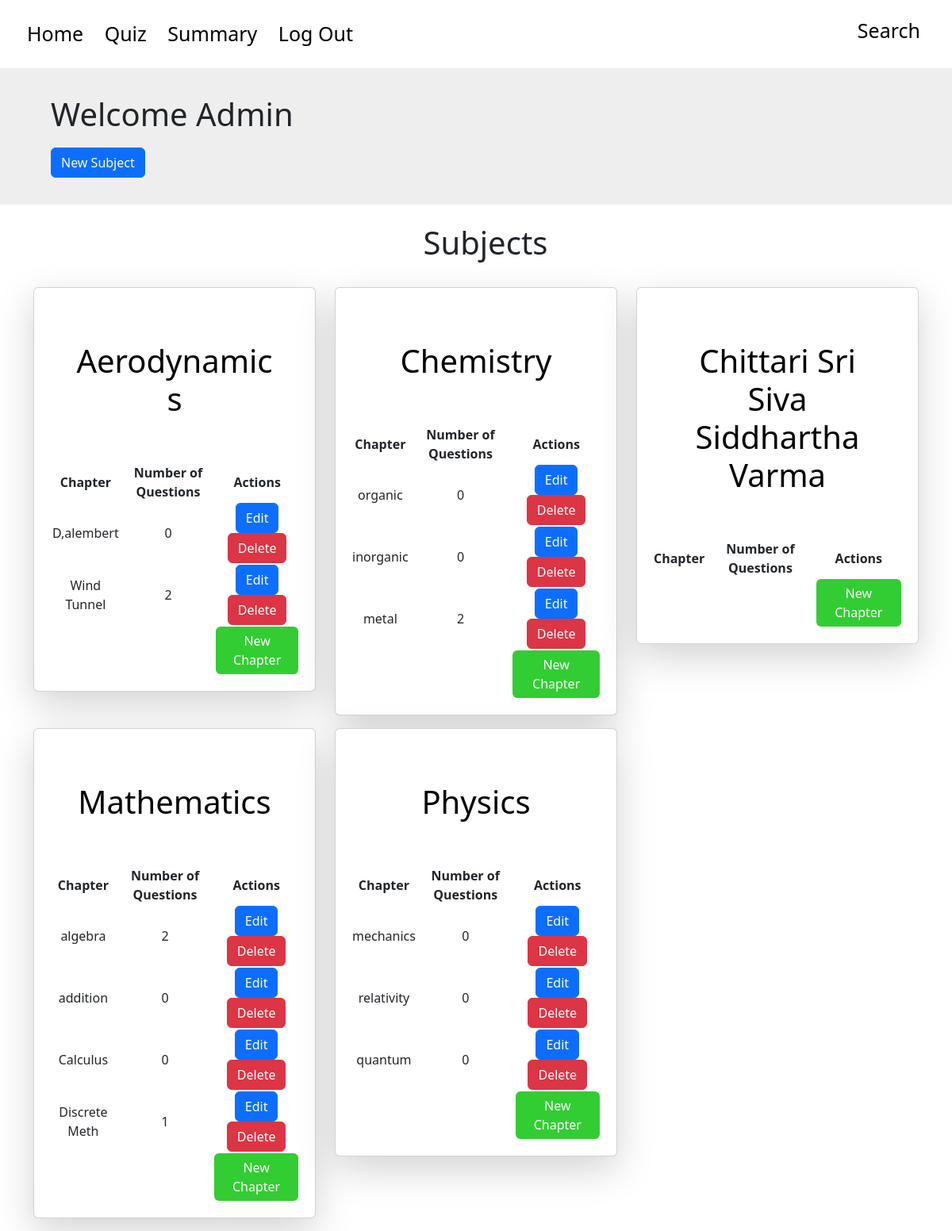
The app's page /admin/dashboard with its own data.
### tables this page shows
CREATE TABLE subjects ( id INTEGER PRIMARY KEY AUTOINCREMENT, name TEXT NOT NULL UNIQUE, description TEXT );

CREATE TABLE chapters ( id INTEGER PRIMARY KEY AUTOINCREMENT, subject_id INTEGER NOT NULL, name TEXT NOT NULL, description TEXT, FOREIGN KEY(subject_id) REFERENCES subjects(id) ON DELETE CASCADE );

### app.py (the view)
@app.route('/admin/dashboard', methods=['GET','POST'])
def admin_dashboard():
    subjects = []
    conn = sqlite3.connect("app.db")
    cursor = conn.cursor()
    cursor.execute("SELECT id, name FROM subjects")
    rows = cursor.fetchall()
    print(rows)
    for row in rows:
        subjects.append({ 'id': row[0], 'name': row[1], 'chapters': []})
    for i in range(len(subjects)):
        chapters = []
        cursor.execute("SELECT id, name FROM chapters WHERE subject_id = ?", (subjects[i]['id'],))
        db_chapters = cursor.fetchall()
        for chapter in db_chapters:
            cursor.execute("SELECT COUNT(*) FROM questions where chapter_id = ?", (chapter[0],))
            noq = cursor.fetchall()
            chapters.append({'id': chapter[0], 'name': chapter[1], 'noq': noq[0][0]})
        subjects[i]['chapters'] = chapters
    conn.close()
    return render_template('admin_dashboard.html', subjects=subjects)

### templates/admin_dashboard.html (shortened to what this page needs)
<!DOCTYPE html>
<html lang="en">
<head>
    <link href="https://cdn.jsdelivr.net/npm/bootstrap@5.3.0/dist/css/bootstrap.min.css" rel="stylesheet">
</head>
<header class="container p-4 vh-20 vw-100" style="font-size: 25px; text-align: left; margin-left:0px;">
    <div>
        <a href='/admin/dashboard'>
            Home
        </a>
        <a href="/admin/quiz">
            Quiz
        </a>
        <a href="/admin/summary">
            Summary
        </a>
        <a href="/admin/logout">
            Log Out
        </a>
        <div style="position: absolute; right: 0; top: 0; padding-top: 20px; padding-right: 30px">
            <a href="/admin/search">Search</a>
        </div>
    </div>
</header>
<body>
    <div class="container-lg p-4 vh-20 vw-100" style="background-color: #EEE; max-width:100%">
        <h1 style="padding-left: 40px; padding-top: 10px;">Welcome Admin</h1>
        <div style="padding-left: 40px; padding-top: 10px; padding-bottom: 10px">
            <a href="{{ url_for('new_subject')}}"class="btn btn-primary">New Subject</a>
        </div>
    </div>
    <div class="container vw-100"  style="text-align:center">
        <div class="container vw-100 p-4" style="text-align: center;">
            <h1>Subjects</h1>
        </div>
        <div class="row">
            {% for subject in subjects %}
            <div class="col-lg-4 col-md-6 col-sm-12 mb-3">
                <div class="card p-1 shadow-lg ">
                    <div class="card-body">
                        <div class="p-4">
                            <a href="{{ url_for('edit_subject', subject_id = subject['id']) }}">
                                <h1 class="text-center">
                                    {{ subject['name'] }}
                                </h1>
                            </a>
                        </div>
                        <table>
                            <tr>
                                <th>Chapter</th>
                                <th>Number of Questions</th>
                                <th> Actions </th>
                            </tr>
                            {% for chapter in subject['chapters'] %}
                            <tr>
                                <td>{{ chapter['name'] }}</td>
                                <td>{{ chapter['noq'] }}</td>
                                <td inline>
                                    <a href="{{ url_for('edit_chapter', subject_id = subject['id'], chapter_id = chapter['id']) }}" class="btn btn-primary" id="{{ subject['name'] + chapter['name']}}+Edit">
                                        Edit
                                    </a>
                                    <a href="{{ url_for('delete_chapter', subject_id = subject['id'], chapter_id = chapter['id']) }}" class="btn btn-danger">
                                        Delete
                                    </a>
                                </td>
                            </tr>
                            {% endfor %}
                            <tr class="p-4">
                                <td></td>
                                <td></td>
                                <td class="actions">
                                    <a href="{{ url_for('new_chapter', subject_id = subject['id']) }}" class = "btn btn-primary" style="background-color: limegreen; border: limegreen;">
                                        New Chapter
                                    </a>
                                </td>
                            </tr>
                        </table>
                    </div>
                </div>
            </div>
            {% endfor %}
        </div>
    </div>
</body>

### templates/admin_dashboard.html (style rules this page uses)
a { color: #000; text-decoration: none; padding-left: 10px; padding-right: 10px; }

### records on screen
subjects: name "Aerodynamics"
chapters: name "D,alembert", noq "0"
chapters: name "Wind Tunnel", noq "2"
subjects: name "Chemistry"
chapters: name "organic", noq "0"
chapters: name "inorganic", noq "0"
chapters: name "metal", noq "2"
subjects: name "Chittari Sri Siva Siddhartha Varma"
subjects: name "Mathematics"
chapters: name "algebra", noq "2"
chapters: name "addition", noq "0"
chapters: name "Calculus", noq "0"
chapters: name "Discrete Meth", noq "1"
subjects: name "Physics"
chapters: name "mechanics", noq "0"
chapters: name "relativity", noq "0"
chapters: name "quantum", noq "0"
